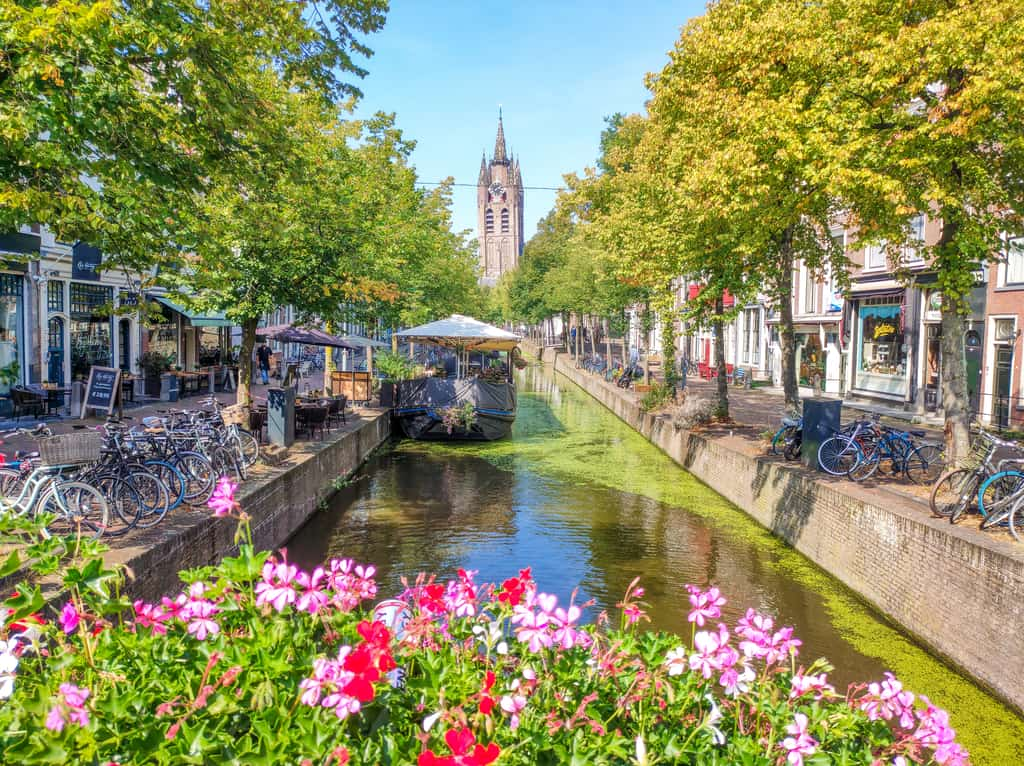
#> input picture py_cartoonize_byStep/input/Things-to-do-in-Delft.jpg, 1024 x 766 px, found by its file name
$ python 04_bilateral_filter.py
#> lines starting #> are read from the running program, lines starting #| are printed output that depends on the picture
#> in main, img is the input picture: shape (766, 1024, 3); mean B, G, R 96.8, 139, 139.1
import cv2
import numpy as np
import math


def gaussian(diff, sigma):
    return math.exp(-(diff * diff) / (2 * sigma * sigma))


def bilateral_filter_hls_model(img, d=5, sigmaColor=60, sigmaSpace=60):
#> called with d = 5, sigmaColor = 75, sigmaSpace = 75
    height, width, ch = img.shape
#> height = 766; width = 1024; ch = 3
    output = np.zeros_like(img)

    center = d // 2

    # ------------ LINE BUFFER (BRAM) ------------
    line_buffer = np.zeros((d - 1, width, ch), dtype=np.uint8)

    # ------------ WINDOW BUFFER (REGS) ----------
    window = np.zeros((d, d, ch), dtype=np.uint8)

    # ------------ PRECOMPUTE SPATIAL ------------
    spatial = np.zeros((d, d))
    for i in range(d):
        for j in range(d):
            dy = i - center
            dx = j - center
            spatial[i, j] = gaussian(math.sqrt(dx * dx + dy * dy), sigmaSpace)

    for y in range(height):
        if y % 20 == 0:
            print(f"Row {y+1}/{height}")

        for x in range(width):

            new_px = img[y, x]

            # 1) SHIFT WINDOW LEFT
            window[:, :-1, :] = window[:, 1:, :]

            # 2) COLUMN FROM LINE BUFFER + NEW PIXEL
            if y >= 1:
                col = line_buffer[:, x, :].copy()
                window[:-1, -1, :] = col
            else:
                window[:-1, -1, :] = 0

            window[-1, -1, :] = new_px

            # 3) UPDATE LINE BUFFER (same as median-blur model)
            if d > 1:
                line_buffer[:-1, x, :] = line_buffer[1:, x, :]
                line_buffer[-1, x, :] = new_px

            # 4) VALID OUTPUT?
            if y >= d - 1 and x >= d - 1:

                out_y = y - center
                out_x = x - center

                for c in range(ch):
                    center_val = window[center, center, c]

                    norm = 0.0
                    wsum = 0.0

                    for i in range(d):
                        for j in range(d):
                            neigh = window[i, j, c]
                            diff = float(neigh) - float(center_val)

                            w_color = gaussian(diff, sigmaColor)
                            w = spatial[i, j] * w_color

                            wsum += neigh * w
                            norm += w

                    output[out_y, out_x, c] = int(wsum / (norm + 1e-8))
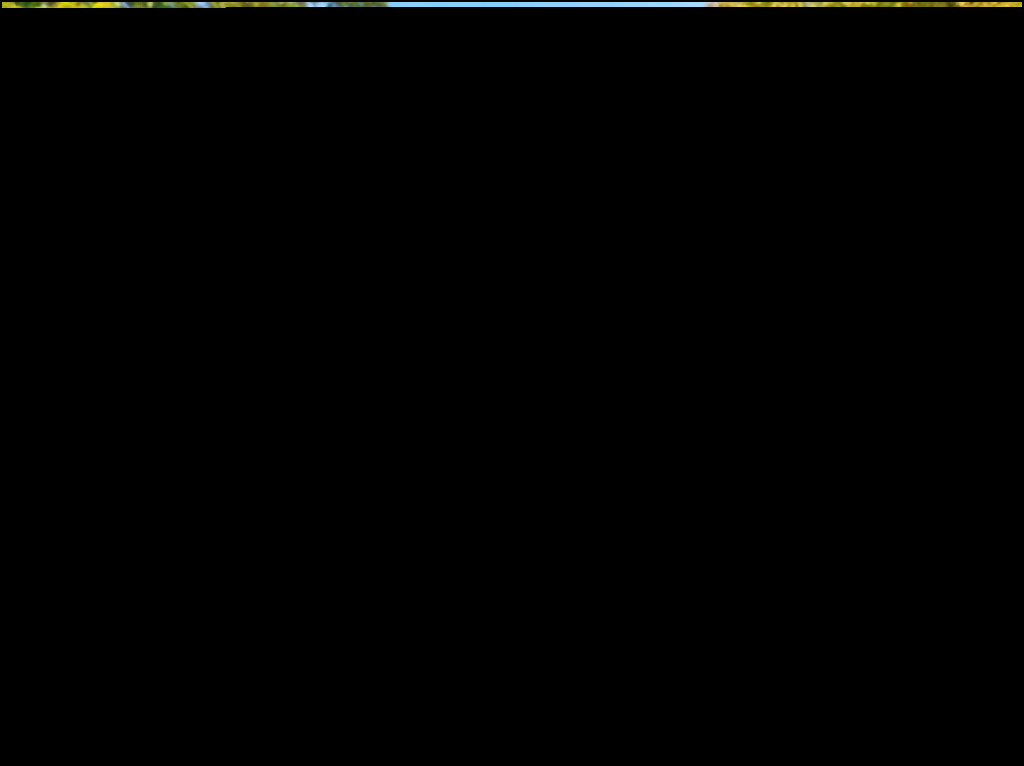
#> output: shape (766, 1024, 3); mean B, G, R 0.8, 1.1, 1

    return output


def main():
    img = cv2.imread("py_cartoonize_byStep/input/Things-to-do-in-Delft.jpg")
    if img is None:
        print("Image not found")
        return

    filtered = bilateral_filter_hls_model(
        img,
        d=5,
        sigmaColor=75,
        sigmaSpace=75
    )

    output_path = "py_cartoonize_byStep/output/step4_bilateral.jpg"
    cv2.imwrite(output_path, filtered)
    print("Saved step4_bilateral.jpg")


if __name__ == "__main__":
#> (the run stopped early here; a loop or call above may not have finished)
